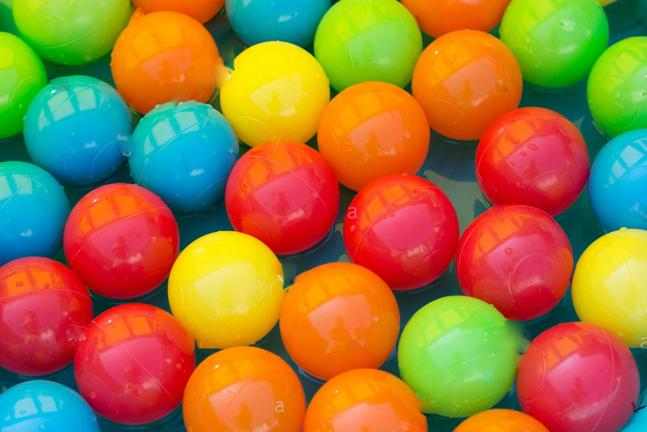
%> input picture Results/Images_used_for_results/color_balls1.jpg, 647 x 432 px
$ octave cbseg_count_obj_1.m   (GNU Octave 9; MATLAB toolbox functions it lacks are replaced by stand-ins)
%> lines starting %> are read from the running program, lines starting %| are printed output that depends on the picture; in (x1, y1, x2, y2) boxes, pixels count from 0 and x2, y2 are one past the last pixel; in counts of white or black regions, pixels touching at a corner belong together; the program's own positions count from 1
### RGB2HSV.m
function [H,S,V]=RGB2HSV(i)

i=double(i);
i=i./255;

[R,G,B]=imsplit(i);

cmax=max(i,[],[3]);
cmin=min(i,[],[3]);
delta=cmax-cmin;

H=zeros(size(R)); S=H;

H(cmax==R) = 60*mod(((G(cmax==R)-B(cmax==R))./delta(cmax==R)),6);
H(cmax==G) = 60*(((B(cmax==G)-R(cmax==G))./delta(cmax==G))+2);
H(cmax==B) = 60*(((R(cmax==B)-G(cmax==B))./delta(cmax==B))+4);

S(cmax~=0)=delta(cmax~=0)./cmax(cmax~=0);

V=cmax;

H=H./360;
end

### morph.m
function I=morph(str,I,se)

I=double(I);
str=string(str);
if str=="dilate"
    e=0;
elseif str=="erode"
    e=1;
end
%%
mr=floor(size(se,1)/2);
mc=floor(size(se,2)/2);

[R,C]=find(I==1);

I=padarray(I,[mr,mc],'replicate');
J=I;

p=cat(2,R,C);

for i=1:size(p,1)
    r=p(i,1)+mr; c=p(i,2)+mc;
    i=I(r-mr:r+mr,c-mc:c+mc);

    % Erosion
    if e==1
        if sum(i(se==1)==1)==sum(se,'all')
            J(r,c)=2;
        end

    % Dilation
    else
        i(se==1)=2;
        if i(mr+1,mc+1)==1
            i(mr+1,mc+1)=se(mr+1,mc+1);
        end
        I(r-mr:r+mr,c-mc:c+mc)=i;
    end
end

% Reassigning the labels to 1 or 0
if e==1
    I(J~=2)=0; I(J==2)=1;
else
    I(I==2)=1;
end

I=I(mr+1:size(I,1)-mr,mc+1:size(I,2)-mc);
end

### connected4.m
%% Connected-component labeling Algorithm ( Two-pass Hoshen–Kopelman(HK)algorithm)
% I(p) => Pixel value at position p in image I
%
%             | t |
%         | b | p |
%
% If I(p) = 0, move to next scanning position.
%
% If I(p) = 1 and I(b) = I(t) = 0
%     then assign a new label to position p
%
% If I(p) = 1 and only one of the two neighbor is ( > 0 )
%     then assign its label to p.
%
% If I(p) = 1 and both I(b) and I(t) are ( > 0 )'s,
%     then
%     If I(b) ≠ I(t)
%         then assign one of the labels to p either I(b) or I(t)
%         and make a note that the two labels are equivalent
%
%     If I(b) = I(t)
%         then I(p)=I(b)

%%
function [L,numobj]=connected4(I) % connectivity is 4

I=double(I);
I=padarray(I,[1,1]);
I(end,:)=[]; I(:,end)=[];

d=0;
[R,C]=find(I==1);

% Assigning labels to pixels
for p=1:numel(R)
    r=R(p); c=C(p);

    if I(r,c-1)>0 && I(r-1,c)>0
        if I(r,c-1)~=I(r-1,c)
            I(r,c)=I(r,c-1);
            I(I==I(r-1,c))=I(r,c-1);
        else
            I(r,c)=I(r,c-1);
        end
    elseif I(r,c-1)>0
        I(r,c)=I(r,c-1);
    elseif I(r-1,c)>0
        I(r,c)=I(r-1,c);
    else
        d=d+1;
        I(r,c)=d;
    end

end

% Reassigning labels in ascending order
M=max(I(:));
j=0;
for m=1:M
    if sum(I(I==m),'all')>0
        j=j+1;
        I(I==m)=j;
    end
end

L(:,:)=uint8(I(2:end,2:end));

% Finding no.of objects
numobj=j;

end


### cbseg_count_obj_1.m
clear ;clc ;close all

% Read the image
I=imread('color_balls1.jpg');
%> I is the input picture: size 432x647x3 uint8; mean R, G, B 160.3, 118.9, 59.2

se=load('se.mat');
se=se.se;

tic;
% Converting RGB to HSV colorspace
[h,s,v]=RGB2HSV(I);
%> in RGB2HSV, `H(cmax==B) = 60*(((R(cmax==B)-G(cmax==B))./delta(cmax==B))+4);`:
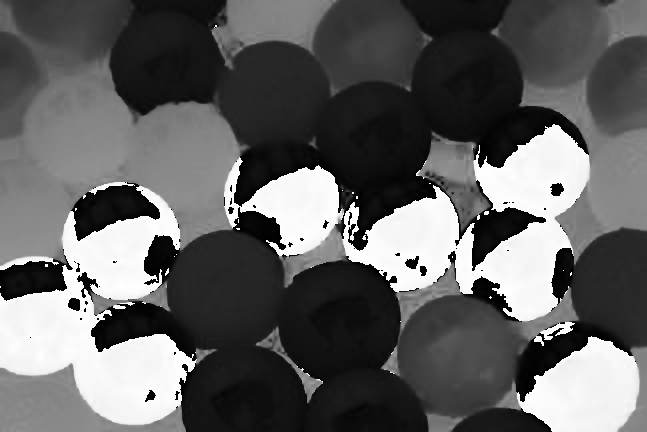
%> H: size 432x647 double; 0% of the values are NaN or infinite; the others: min 0, max 359.8, mean 138.4; drawn with min black, max white, NaN and infinite black
%> in RGB2HSV, `S(cmax~=0)=delta(cmax~=0)./cmax(cmax~=0);`:
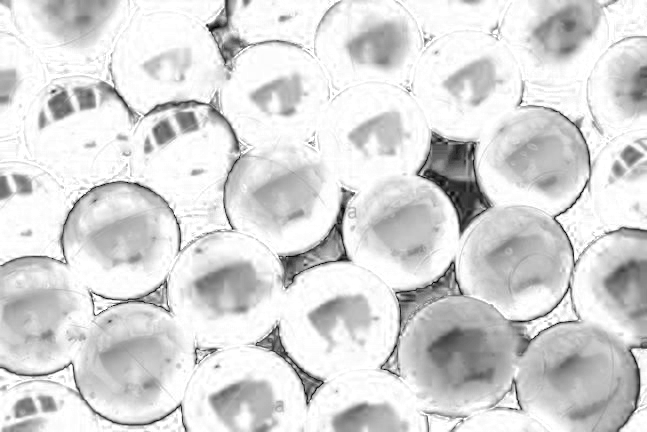
%> S: size 432x647 double; min 0, max 1, mean 0.847

% Threshold values
h_Min = 67; h_Max = 138;
s_Min = 0.4; v_Min = 0.8;

% creating mask by "intersection" of hue channel masks using h_Min and h_Max
m=( (h >= h_Min/360) & (h <= h_Max/360) ) & (s >= s_Min ) & (v >= v_Min );
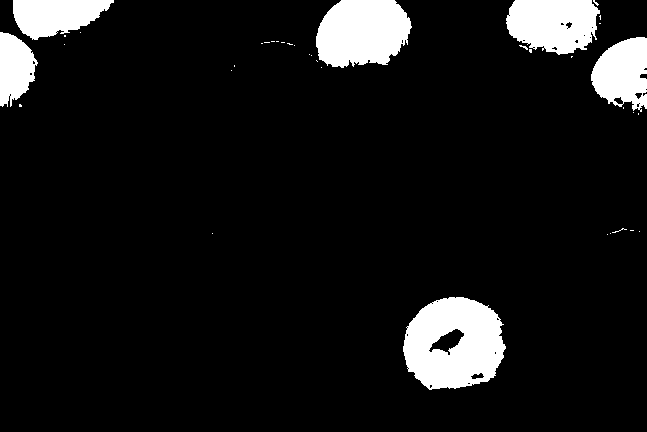
%> m: size 432x647 logical; 8.6% white; 38 white regions (32 under 20 px), largest, box (x1, y1, x2, y2) and area: (403, 297, 506, 390) 7014, (316, 0, 412, 68) 5197, (506, 0, 600, 55) 4055, (591, 37, 647, 112) 3009, (13, 0, 114, 40) 2781, (0, 32, 38, 107) 1973

% creating mask by "union" of hue channel masks using h_Min and h_Max
%m=( (h >= h_Min/360) | (h <= h_Max/360) ) & (s >= s_Min ) & (v >= v_Min );

% Morphological openning of mask "m"
m=morph('dilate',morph('erode',m,se),se);
%> in morph, `[R,C]=find(I==1);`: R = 24162 values from 1 to 390; C = 24162 values from 1 to 647
%> in morph, `I=padarray(I,[mr,mc],'replicate');`: I: size 446x661 double; values 0 (black) and 1 (white), 9.1% white; 38 white regions (31 under 20 px), largest, box (x1, y1, x2, y2) and area: (410, 304, 513, 397) 7014, (323, 0, 419, 75) 5575, (513, 0, 607, 62) 4594
%> after the loop in morph, `for i=1:size(p,1)`:
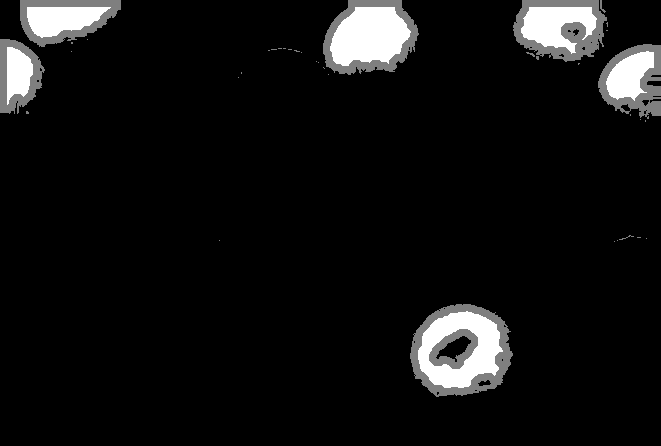
%> J: size 446x661 double; min 0, max 2, mean 0.137; drawn with min black and max white
%> in morph, `I(J~=2)=0`: I: size 446x661 double; values 0 (black) and 1 (white), 4.6% white; 6 white regions, box (x1, y1, x2, y2) and area: (418, 311, 503, 388) 3580, (330, 7, 411, 66) 3509, (521, 7, 597, 54) 2142, (27, 7, 111, 38) 1756, (606, 51, 654, 101) 1485, (7, 47, 33, 105) 1067
%> in morph, `I=I(mr+1:size(I,1)-mr,mc+1:size(I,2)-mc);`: I: size 432x647 double; values 0 (black) and 1 (white), 4.8% white; 6 white regions, box (x1, y1, x2, y2) and area: (411, 304, 496, 381) 3580, (323, 0, 404, 59) 3509, (514, 0, 590, 47) 2142, (20, 0, 104, 31) 1756, (599, 44, 647, 94) 1485, (0, 40, 26, 98) 1067
%> in morph (call 2), `I=padarray(I,[mr,mc],'replicate');`: I: size 446x661 double; values 0 (black) and 1 (white), 5.2% white; 6 white regions, box (x1, y1, x2, y2) and area: (330, 0, 411, 66) 3789, (418, 311, 503, 388) 3580, (521, 0, 597, 54) 2583, (27, 0, 111, 38) 2344, (606, 51, 661, 101) 1597, (0, 47, 33, 105) 1473
%> the loop in morph (call 2), `for i=1:size(p,1)` made 13539 passes
%> (r, c) on passes 1 to 3: (48, 8), (49, 8), (50, 8)
%> after the loop in morph (call 2), `for i=1:size(p,1)`: I: size 446x661 double; values 0 (black) and 2 (white), 8.4% white; 6 white regions, box (x1, y1, x2, y2) and area: (411, 304, 510, 395) 6620, (323, 0, 418, 73) 5411, (514, 0, 604, 61) 4225, (20, 0, 118, 45) 3372, (599, 44, 661, 108) 2913, (0, 40, 40, 112) 2309
%> in morph (call 2), `I=I(mr+1:size(I,1)-mr,mc+1:size(I,2)-mc);`: I: size 432x647 double; values 0 (black) and 1 (white), 8.1% white; 6 white regions, box (x1, y1, x2, y2) and area: (404, 297, 503, 388) 6620, (316, 0, 411, 66) 5053, (507, 0, 597, 54) 3706, (592, 37, 647, 101) 2723, (13, 0, 111, 38) 2706, (0, 33, 33, 105) 1825

% Connected-component labeling
[L, Numobjects] = connected4(m);
%> in connected4, `I=padarray(I,[1,1]);`: I: size 434x649 double; values 0 (black) and 1 (white), 8% white; 6 white regions, box (x1, y1, x2, y2) and area: (405, 298, 504, 389) 6620, (317, 1, 412, 67) 5053, (508, 1, 598, 55) 3706, (593, 38, 648, 102) 2723, (14, 1, 112, 39) 2706, (1, 34, 34, 106) 1825
%> in connected4, `[R,C]=find(I==1);`: R = 22633 values from 2 to 389; C = 22633 values from 2 to 648
%> the loop in connected4, `for p=1:numel(R)` made 22633 passes
%> d on pass 1: 1
%> after the loop in connected4, `for p=1:numel(R)`:
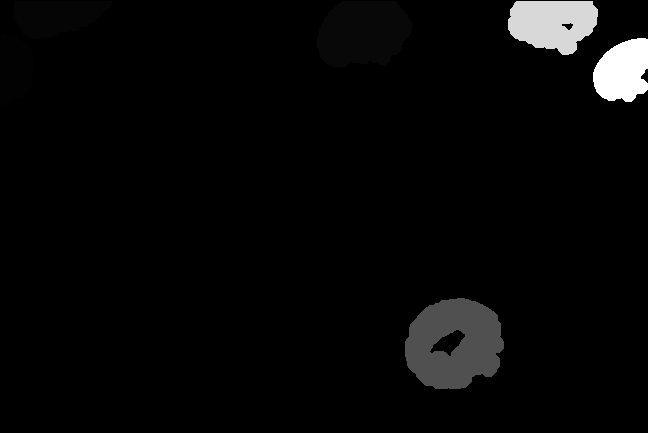
%> I: size 433x648 double; min 0, max 86, mean 2.5; drawn with min black and max white
%> after the loop in connected4, `for p=1:numel(R)`: d = 113
%> in connected4, `M=max(I(:));`: M = 86
%> the loop in connected4, `for m=1:M` made 86 passes
%> after the loop in connected4, `for m=1:M`:
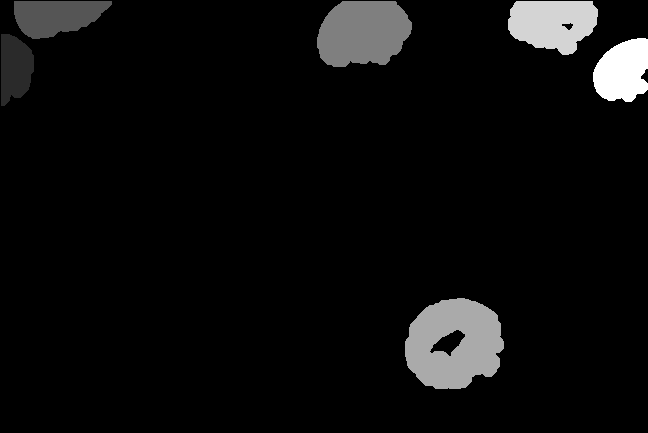
%> I: size 433x648 double; 4.65% of pixels changed, all inside (x1, y1, x2, y2) = (405, 1, 648, 389); drawn with min black and max white
%> after the loop in connected4, `for m=1:M`: j = 6
%> Numobjects = 6

% Object's Area smaller than 1000 pixels are removed
Area = 1000;
N=0; Mask=zeros(size(m));

for k=1:Numobjects
    h=L==k;
    if sum(h,'all')>Area
        N=N+1;
        Mask=Mask|h;
    end
end
%> this loop made 6 passes

% Creating a masked color image
J=I; J(~repmat(Mask,[1,1,3]))=0;
toc;

% Creating String for title
str = sprintf('Masked color Image\n No. of objects : %d',N);

% Visualizations
colorcloud(I,'rgb');
%> (this line was passed over: colorcloud is not available in this run)
colorcloud(I,'hsv');
%> (this line was passed over: colorcloud is not available in this run)
colorcloud(J,'rgb');
%> (this line was passed over: colorcloud is not available in this run)
colorcloud(J,'hsv');
%> (this line was passed over: colorcloud is not available in this run)

figure;
subplot(221); imshow(I);    title('Original Image')
subplot(222); imagesc(L);   title('Connected-component labeled Image'); colorbar
subplot(223); imshow(J);    title(str)
subplot(224); imshow(Mask); title('Binary Mask Image')
%> after `title('Binary Mask Image')`:
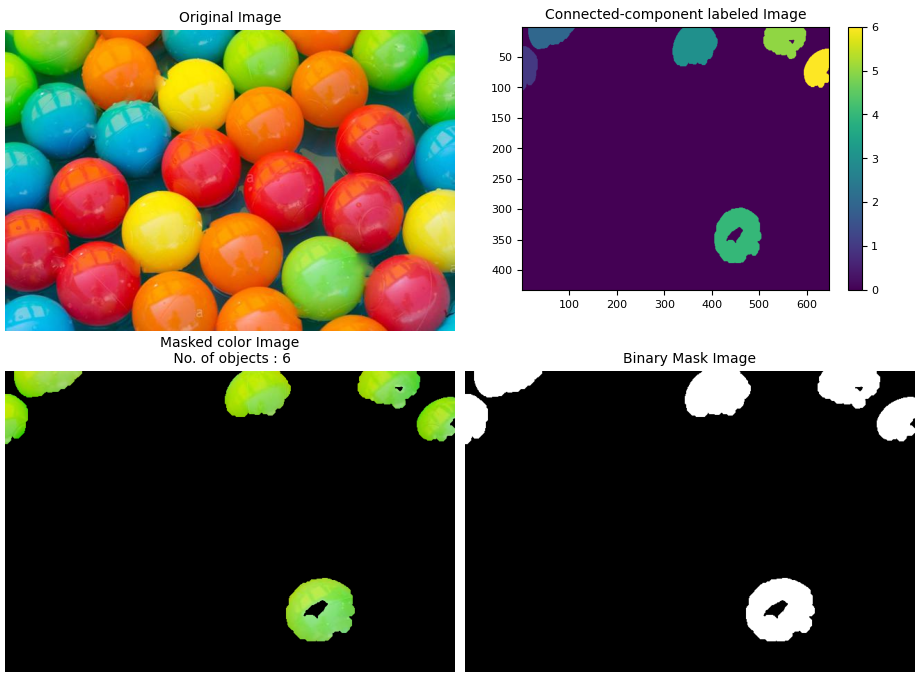
%> figure redrawn from the program's plot data, 4 panels
clear
